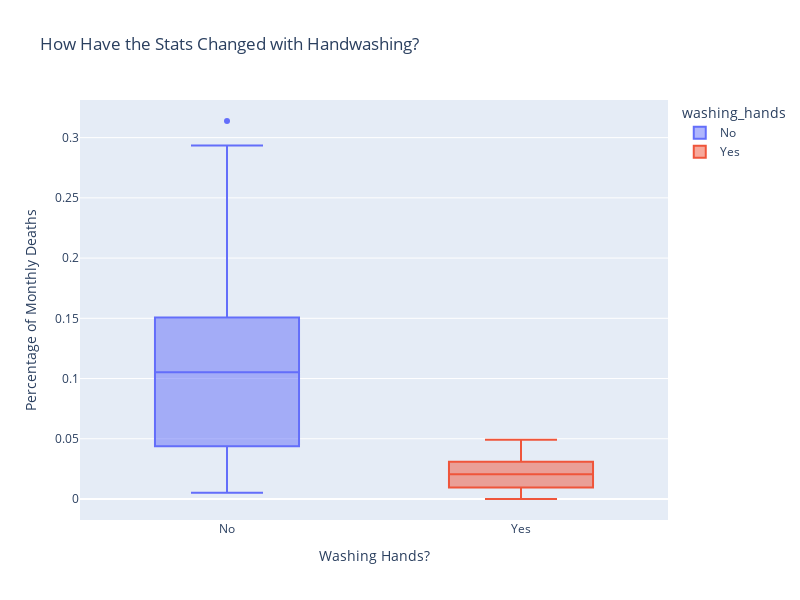

Notebook source saved alongside this figure:
### Code cell
box = px.box(data_frame=df_monthly,
             x="washing_hands",
             y="pct_deaths",
             color="washing_hands",
             title='How Have the Stats Changed with Handwashing?',
             width=800,
             height=600)

box.update_layout(xaxis_title='Washing Hands?',
                  yaxis_title='Percentage of Monthly Deaths',)
 
box.show()

### Figure 1 — Plotly figure (JSON) as saved in the notebook; plotly's stock layout.template omitted (floating-point values rounded to 4 significant figures)
{"data": [{"alignmentgroup": "True", "hovertemplate": "washing_hands=%{x}<br>pct_deaths=%{y}<extra></extra>", "legendgroup": "No", "marker": {"color": "#636efa"}, "name": "No", "notched": false, "offsetgroup": "No", "orientation": "v", "showlegend": true, "type": "box", "x": ["No", "No", "No", "No", "No", "No", "No", "No", "No", "No", "No", "No", "No", "No", "No", "No", "No", "No", "No", "No", "No", "No", "No", "No", "No", "No", "No", "No", "No", "No", "No", "No", "No", "No", "No", "No", "No", "No", "No", "No", "No", "No", "No", "No", "No", "No", "No", "No", "No", "No", "No", "No", "No", "No", "No", "No", "No", "No", "No", "No", "No", "No", "No", "No", "No", "No", "No", "No", "No", "No", "No", "No", "No", "No", "No", "No"], "x0": " ", "xaxis": "x", "y": [0.1457, 0.07531, 0.04332, 0.01569, 0.007843, 0.05, 0.08421, 0.01351, 0.01878, 0.1102, 0.2255, 0.2085, 0.1222, 0.1023, 0.1074, 0.03226, 0.06593, 0.2078, 0.2546, 0.1839, 0.2934, 0.2297, 0.3138, 0.1912, 0.1597, 0.1241, 0.1193, 0.06098, 0.04082, 0.005236, 0.01554, 0.02262, 0.176, 0.07143, 0.08051, 0.1516, 0.1128, 0.1703, 0.1731, 0.05833, 0.02679, 0.04369, 0.0632, 0.01224, 0.03226, 0.1102, 0.1055, 0.07591, 0.04745, 0.04452, 0.04231, 0.04392, 0.07143, 0.06122, 0.03586, 0.1055, 0.1484, 0.1094, 0.1049, 0.1339, 0.1809, 0.1543, 0.1897, 0.1344, 0.1015, 0.131, 0.1806, 0.1439, 0.1496, 0.1077, 0.05369, 0.03215, 0.01923, 0.03607, 0.1827, 0.1224], "y0": " ", "yaxis": "y"}, {"alignmentgroup": "True", "hovertemplate": "washing_hands=%{x}<br>pct_deaths=%{y}<extra></extra>", "legendgroup": "Yes", "marker": {"color": "#EF553B"}, "name": "Yes", "notched": false, "offsetgroup": "Yes", "orientation": "v", "showlegend": true, "type": "box", "x": ["Yes", "Yes", "Yes", "Yes", "Yes", "Yes", "Yes", "Yes", "Yes", "Yes", "Yes", "Yes", "Yes", "Yes", "Yes", "Yes", "Yes", "Yes", "Yes", "Yes", "Yes", "Yes"], "x0": " ", "xaxis": "x", "y": [0.02239, 0.012, 0.01894, 0.0458, 0.03957, 0.04472, 0.0293, 0.03534, 0.006873, 0, 0.006557, 0.009585, 0.01136, 0.003717, 0, 0.009615, 0.02341, 0.02903, 0.0134, 0.02233, 0.03085, 0.04926], "y0": " ", "yaxis": "y"}], "layout": {"boxmode": "overlay", "height": 600, "legend": {"title": {"text": "washing_hands"}, "tracegroupgap": 0}, "title": {"text": "How Have the Stats Changed with Handwashing?"}, "width": 800, "xaxis": {"anchor": "y", "categoryarray": ["No", "Yes"], "categoryorder": "array", "domain": [0, 1], "title": {"text": "Washing Hands?"}}, "yaxis": {"anchor": "x", "domain": [0, 1], "title": {"text": "Percentage of Monthly Deaths"}}}}
